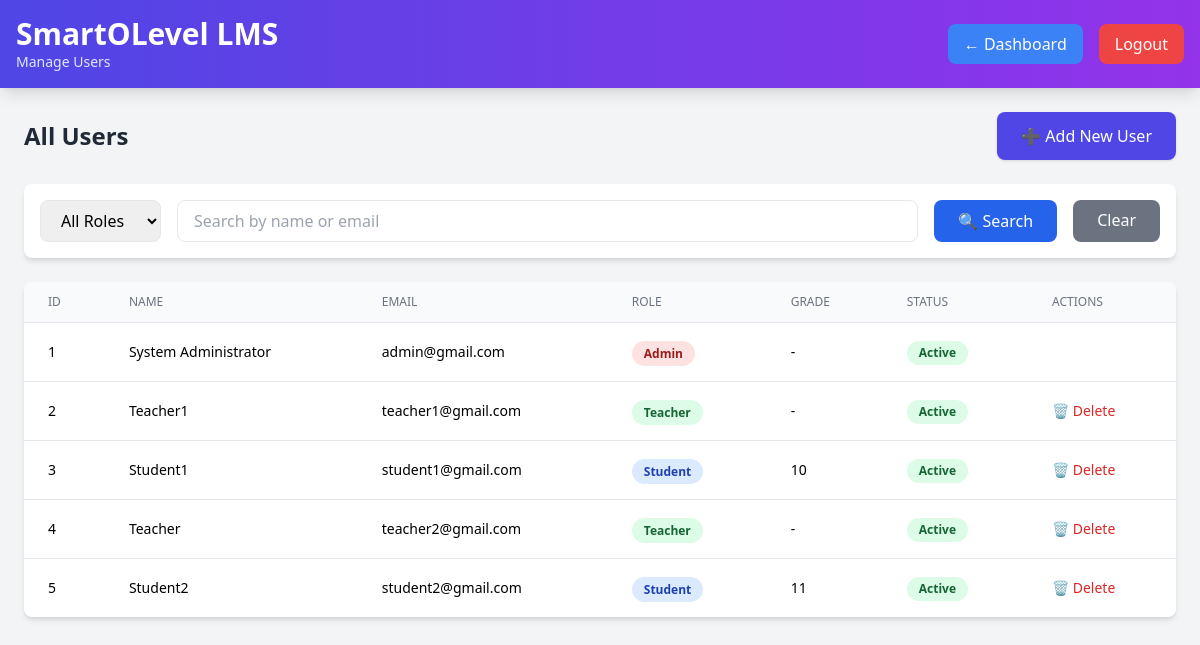
/admin_users.php (signed in), run on the app's committed database.
### tables this page shows
CREATE TABLE users (
    user_id INT AUTO_INCREMENT PRIMARY KEY,
    full_name VARCHAR(255) NOT NULL,
    email VARCHAR(100) NOT NULL UNIQUE,
    password_hash VARCHAR(255) NOT NULL,
    role ENUM('student', 'admin', 'teacher') DEFAULT 'student',
    grade ENUM('10','11') NULL,
    phone VARCHAR(20) NULL,
    address TEXT NULL,
    is_active BOOLEAN DEFAULT TRUE,
    created_at TIMESTAMP DEFAULT CURRENT_TIMESTAMP,
    last_login TIMESTAMP NULL,
    INDEX idx_email (email),
    INDEX idx_role (role)
);

### admin_users.php (the view, shortened to what this page needs)
<?php
require_once 'config.php';
$filter_role = $_GET['role'] ?? 'all';
$search = $_GET['search'] ?? '';
$query = "SELECT * FROM users WHERE 1=1";
$query .= " ORDER BY created_at DESC";
$users = $conn->query($query);
?>
<!DOCTYPE html>
<html lang="en">
<head>
    <script src="https://cdn.tailwindcss.com"></script>
</head>
<body class="bg-gray-100 min-h-screen">
    <header class="bg-gradient-to-r from-indigo-600 to-purple-600 text-white p-4 shadow-lg">
        <div class="max-w-7xl mx-auto flex justify-between items-center">
            <div>
                <h1 class="text-3xl font-bold">SmartOLevel LMS</h1>
                <p class="text-sm text-indigo-100">Manage Users</p>
            </div>
            <div class="flex items-center gap-4">
                <a href="admin_dashboard.php" class="px-4 py-2 bg-blue-500 text-white rounded-lg hover:bg-blue-600 transition">← Dashboard</a>
                <a href="logout.php" class="px-4 py-2 bg-red-500 text-white rounded-lg hover:bg-red-600 transition">Logout</a>
            </div>
        </div>
    </header>
    <div class="max-w-7xl mx-auto p-6">
        <div class="flex justify-between items-center mb-6">
            <h2 class="text-2xl font-bold text-gray-800">All Users</h2>
            <button onclick="document.getElementById('addUserModal').classList.remove('hidden')"
                    class="px-6 py-3 bg-indigo-600 text-white rounded-lg hover:bg-indigo-700 transition shadow">
                ➕ Add New User
            </button>
        </div>
        <div class="bg-white p-4 rounded-lg shadow-md mb-6">
            <form method="GET" class="flex gap-4">
                <select name="role" class="px-4 py-2 border rounded-lg">
                    <option value="all" <?php echo $filter_role === 'all' ? 'selected' : ''; ?>>All Roles</option>
                </select>
                <input type="text" name="search" value="<?php echo htmlspecialchars($search); ?>"
                       placeholder="Search by name or email" class="flex-1 px-4 py-2 border rounded-lg">
                <button type="submit" class="px-6 py-2 bg-blue-600 text-white rounded-lg hover:bg-blue-700">
                    🔍 Search
                </button>
                <a href="admin_users.php" class="px-6 py-2 bg-gray-500 text-white rounded-lg hover:bg-gray-600">
                    Clear
                </a>
            </form>
        </div>
        <div class="bg-white rounded-lg shadow-md overflow-hidden">
            <table class="w-full">
                <thead class="bg-gray-50 border-b">
                    <tr>
                        <th class="px-6 py-3 text-left text-xs font-medium text-gray-500 uppercase">ID</th>
                        <th class="px-6 py-3 text-left text-xs font-medium text-gray-500 uppercase">Name</th>
                        <th class="px-6 py-3 text-left text-xs font-medium text-gray-500 uppercase">Email</th>
                        <th class="px-6 py-3 text-left text-xs font-medium text-gray-500 uppercase">Role</th>
                        <th class="px-6 py-3 text-left text-xs font-medium text-gray-500 uppercase">Grade</th>
                        <th class="px-6 py-3 text-left text-xs font-medium text-gray-500 uppercase">Status</th>
                        <th class="px-6 py-3 text-left text-xs font-medium text-gray-500 uppercase">Actions</th>
                    </tr>
                </thead>
                <tbody class="divide-y divide-gray-200">
                    <?php while ($user = $users->fetch_assoc()): ?>
                    <tr class="hover:bg-gray-50">
                        <td class="px-6 py-4 text-sm"><?php echo $user['user_id']; ?></td>
                        <td class="px-6 py-4 text-sm font-medium"><?php echo htmlspecialchars($user['full_name']); ?></td>
                        <td class="px-6 py-4 text-sm"><?php echo htmlspecialchars($user['email']); ?></td>
                        <td class="px-6 py-4">
                            <span class="px-3 py-1 text-xs font-semibold rounded-full
                                <?php echo $user['role'] === 'admin' ? 'bg-red-100 text-red-800' :
                                          ($user['role'] === 'teacher' ? 'bg-green-100 text-green-800' : 'bg-blue-100 text-blue-800'); ?>">
                                <?php echo ucfirst($user['role']); ?>
                            </span>
                        </td>
                        <td class="px-6 py-4 text-sm"><?php echo $user['grade'] ?? '-'; ?></td>
                        <td class="px-6 py-4">
                            <form method="POST" class="inline">
                                <button type="submit" class="px-3 py-1 text-xs font-semibold rounded-full
                                    <?php echo $user['is_active'] ? 'bg-green-100 text-green-800' : 'bg-gray-100 text-gray-800'; ?>">
                                    <?php echo $user['is_active'] ? 'Active' : 'Inactive'; ?>
                                </button>
                            </form>
                        </td>
                        <td class="px-6 py-4 text-sm space-x-2">
                            <?php if ($user['role'] !== 'admin'): ?>
                            <form method="POST" class="inline" onsubmit="return confirm('Delete this user?')">
                                <button type="submit" class="text-red-600 hover:text-red-800">🗑️ Delete</button>
                            </form>
                            <?php endif; ?>
                        </td>
                    </tr>
                    <?php endwhile; ?>
                </tbody>
            </table>
        </div>
    </div>
</body>
</html>

### data on the page
users: user_id "1", full_name "System Administrator", email "admin@gmail.com", role "Admin", grade "-", is_active "Active"
users: user_id "2", full_name "Teacher1", email "teacher1@gmail.com", role "Teacher", grade "-", is_active "Active"
users: user_id "3", full_name "Student1", email "student1@gmail.com", role "Student", grade "10", is_active "Active"
users: user_id "4", full_name "Teacher", email "teacher2@gmail.com", role "Teacher", grade "-", is_active "Active"
users: user_id "5", full_name "Student2", email "student2@gmail.com", role "Student", grade "11", is_active "Active"
